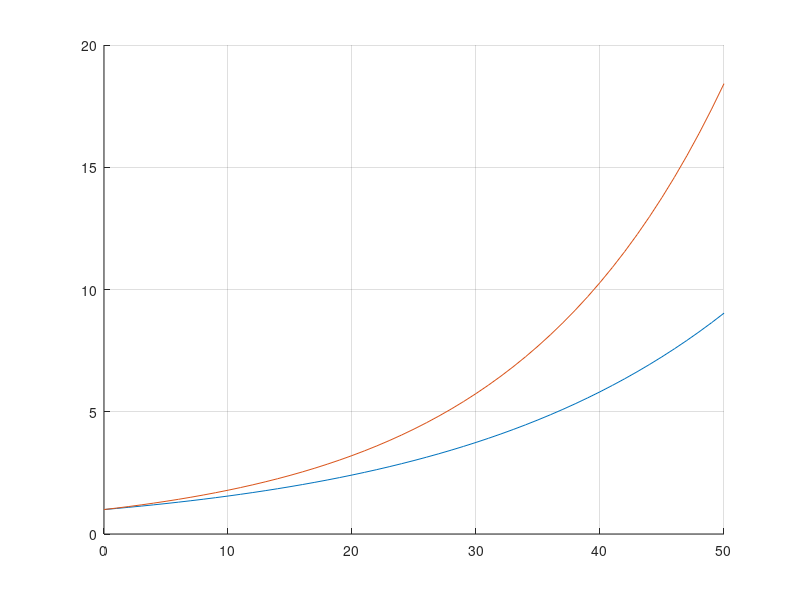

The MATLAB script that drew this image: (Note: this script raises an error after producing the figure.)
start_tic = tic;
figure(1);
clf; ax = gca;

hold(ax, 'on');
grid(ax, 'on');

x = 50000;
p = [4.5 6];
yr = (0:1:50)';

y = bsxfun(@power, (1 + p./100), yr);
y(mod(yr, 10) == 0, :)

plot(yr, y);
legend(num2str(p(:)), 'Location', 'NW');


fprintf('%s elapsed: %f s\n', mfilename, toc(start_tic));